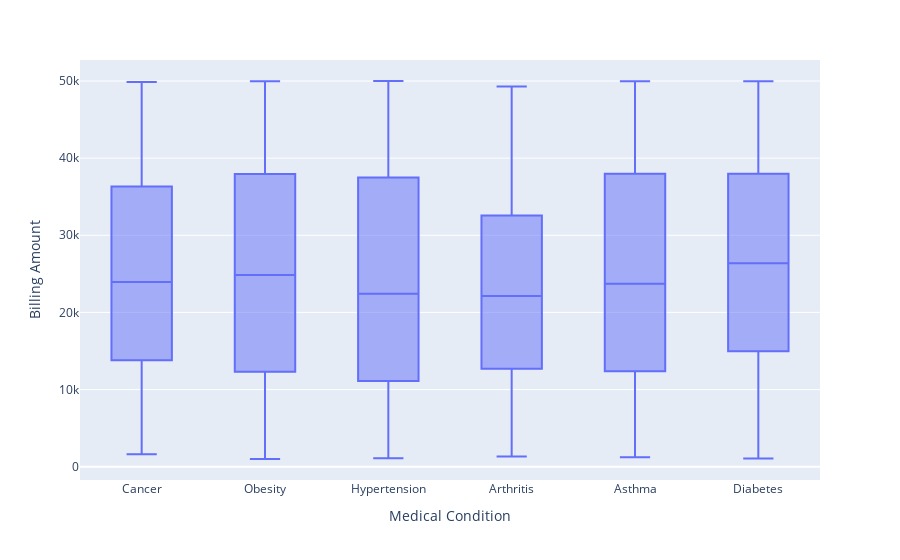

Here is the notebook cell this chart was saved with:
### Code cell
px.box(Analisis3, x='Medical Condition',y='Billing Amount',)

### Figure 1 — Plotly figure (JSON) as saved in the notebook; plotly's stock layout.template omitted (floating-point values rounded to 4 significant figures; data arrays with more than 128 entries replaced by an {"elided": "..."} marker saying what was removed)
{"data": [{"alignmentgroup": "True", "hovertemplate": "Medical Condition=%{x}<br>Billing Amount=%{y}<extra></extra>", "legendgroup": "", "marker": {"color": "#636efa"}, "name": "", "notched": false, "offsetgroup": "", "orientation": "v", "showlegend": false, "type": "box", "x": {"elided": "1157 str values"}, "x0": " ", "xaxis": "x", "y": {"elided": "1157 float values"}, "y0": " ", "yaxis": "y"}], "layout": {"boxmode": "group", "legend": {"tracegroupgap": 0}, "margin": {"t": 60}, "xaxis": {"anchor": "y", "domain": [0, 1], "title": {"text": "Medical Condition"}}, "yaxis": {"anchor": "x", "domain": [0, 1], "title": {"text": "Billing Amount"}}}}
